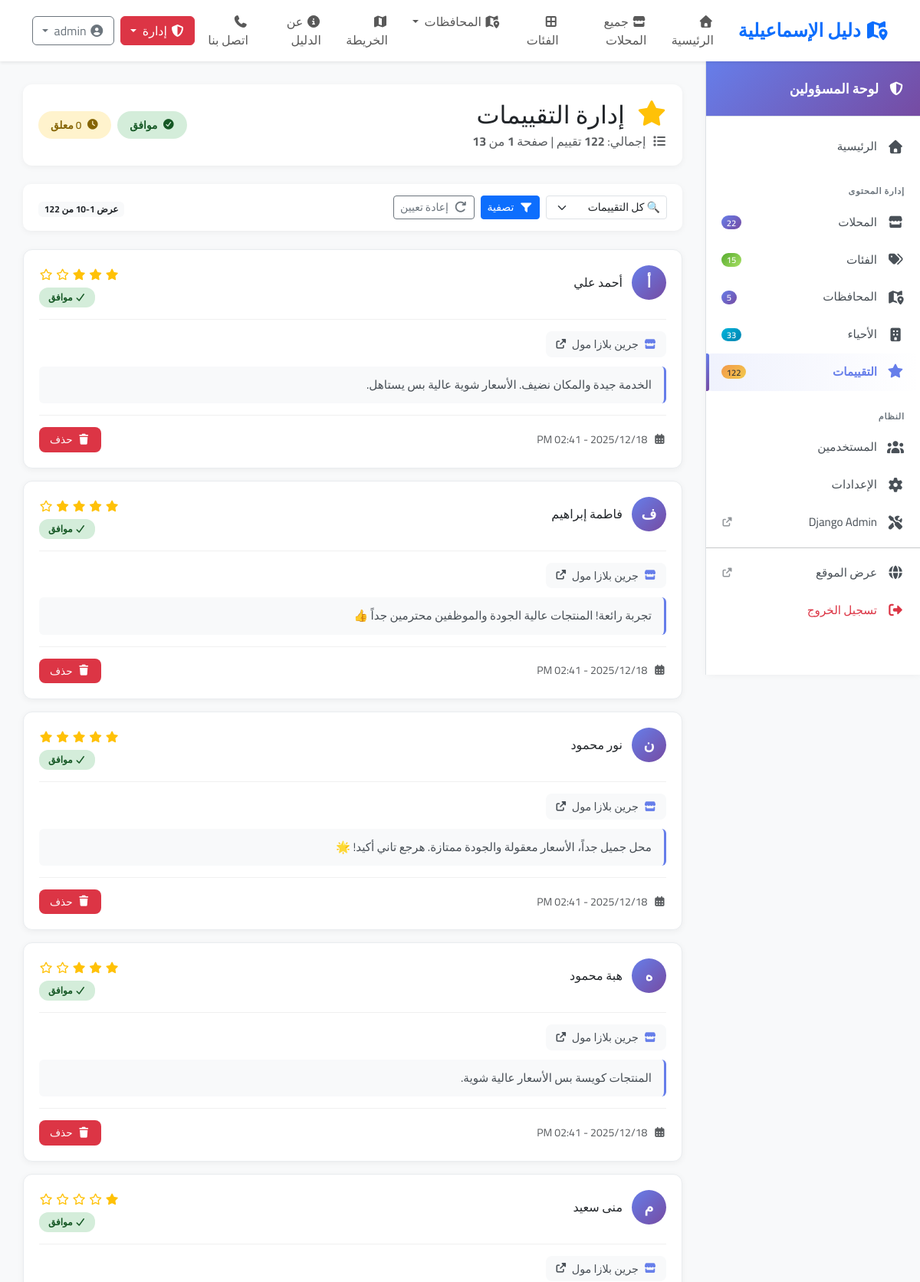
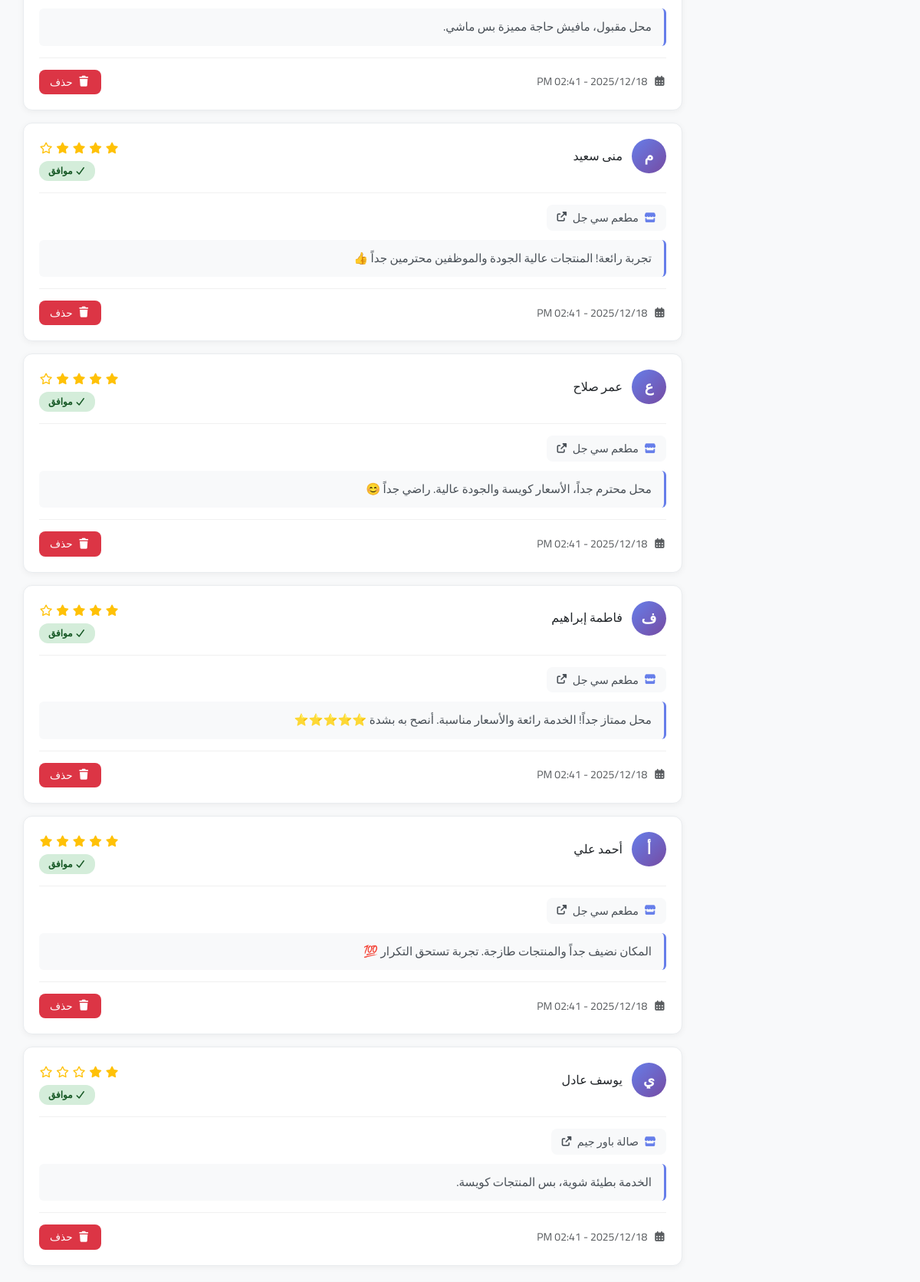
The app's page /accounts/admin/reviews/ (signed in, upper part) with its own data (2 pictures, top to bottom).
### reviews/models.py (models this page shows, shortened)
class Review(models.Model):
    business = models.ForeignKey(
        Business,
        on_delete=models.CASCADE,
        related_name='reviews',
        verbose_name='المحل'
    )
    user = models.ForeignKey(
        settings.AUTH_USER_MODEL,
        on_delete=models.CASCADE,
        default=1,
        verbose_name='المستخدم'
    )
    rating = models.IntegerField(
        default=5,
        validators=[MinValueValidator(1), MaxValueValidator(5)],
        verbose_name='التقييم'
    )
    comment = models.TextField(
        blank=True,
        verbose_name='التعليق'
    )
    is_approved = models.BooleanField(
        default=False,
        verbose_name='موافق عليه'
    )
    created_at = models.DateTimeField(
        auto_now_add=True,
        verbose_name='تاريخ الإنشاء'
    )
    updated_at = models.DateTimeField(
        auto_now=True,
        verbose_name='تاريخ التحديث'
    )
    class Meta:
        verbose_name = 'تقييم'
        verbose_name_plural = 'التقييمات'
        ordering = ['-created_at']
        unique_together = ['business', 'user']  # ← ده مهم!
        indexes = [
            models.Index(fields=['business', 'is_approved']),
            models.Index(fields=['user']),
        ]
    @property
    def reviewer_name(self):
        if self.user:
            return self.user.get_full_name() or self.user.username
        return 'مجهول'

### accounts/models.py (models this page shows, shortened)
class User(AbstractUser):
    USER_TYPE_CHOICES = (
        ('admin', 'مدير النظام'),
        ('vendor', 'صاحب محل'),
        ('customer', 'عميل'),
    )
    user_type = models.CharField(
        max_length=10,
        choices=USER_TYPE_CHOICES,
        default='customer',
        verbose_name='نوع المستخدم'
    )
    phone = models.CharField(
        max_length=15,
        blank=True,
        null=True,
        verbose_name='رقم الهاتف'
    )
    is_verified = models.BooleanField(
        default=False,
        verbose_name='تم التحقق'
    )
    class Meta:
        verbose_name = 'مستخدم'
        verbose_name_plural = 'المستخدمون'

### directory/models.py (models this page shows, shortened)
class Business(models.Model):
    phone_regex = RegexValidator(
        regex=r'^01[0-2,5]{1}[0-9]{8}$',
        message="أدخل رقم هاتف مصري صحيح (مثال: 01234567890)"
    )
    owner = models.ForeignKey(
        settings.AUTH_USER_MODEL,
        on_delete=models.CASCADE,
        related_name='businesses',
        related_query_name='business',
        verbose_name='المالك'
    )
    name = models.CharField(
        max_length=200,
        verbose_name='اسم المحل',
        db_index=True
    )
    slug = models.SlugField(
        max_length=250,
        unique=True,
        blank=True,
        allow_unicode=True,
        verbose_name='الرابط'
    )
    logo = models.ImageField(
        upload_to='businesses/logos/%Y/%m/',
        blank=True,
        null=True,
        verbose_name='اللوجو',
        help_text='يُفضل صورة مربعة 500x500 بكسل'
    )
    category = models.ForeignKey(
        Category,
        on_delete=models.PROTECT,
        related_name='businesses',
        related_query_name='business',
        verbose_name='الفئة'
    )
    district = models.ForeignKey(
        District,
        on_delete=models.PROTECT,
        related_name='businesses',
        related_query_name='business',
        verbose_name='الحي'
    )
    phone = models.CharField(
        max_length=15,
        validators=[phone_regex],
        verbose_name='رقم الهاتف',
        help_text='مثال: 01234567890'
    )
    whatsapp = models.CharField(
        max_length=15,
        blank=True,
        validators=[phone_regex],
        verbose_name='واتساب',
        help_text='رقم واتساب (اختياري)'
    )
    email = models.EmailField(
        blank=True,
        verbose_name='البريد الإلكتروني'
    )
    website = models.URLField(
        blank=True,
        verbose_name='الموقع الإلكتروني',
        help_text='رابط الموقع الإلكتروني للمحل (اختياري)'
    )
    facebook = models.URLField(
        blank=True,
        verbose_name='فيسبوك',
        help_text='رابط صفحة الفيسبوك (اختياري)'
    )
    instagram = models.URLField(
        blank=True,
        verbose_name='إنستجرام',
        help_text='رابط حساب الإنستجرام (اختياري)'
    )
    twitter = models.URLField(
        blank=True,
        verbose_name='تويتر',
        help_text='رابط حساب تويتر (اختياري)'
    )
    address = models.TextField(
        verbose_name='العنوان',
        help_text='العنوان التفصيلي للمحل'
    )
    location_url = models.URLField(
        blank=True,
        verbose_name='رابط الموقع (Google Maps)',
        help_text='رابط موقع المحل على خرائط جوجل (اختياري)'
    )
    latitude = models.DecimalField(
        max_digits=9,
        decimal_places=6,
        null=True,
        blank=True,
        verbose_name='خط العرض',
        help_text='يتم تحديده تلقائياً من الخريطة'
    )
    longitude = models.DecimalField(
        max_digits=9,
        decimal_places=6,
        null=True,
        blank=True,
        verbose_name='خط الطول',
        help_text='يتم تحديده تلقائياً من الخريطة'
    )
    description = models.TextField(
        verbose_name='الوصف',
        help_text='وصف تفصيلي عن المحل والخدمات المقدمة'
    )
    working_hours = models.TextField(
        blank=True,
        verbose_name='ساعات العمل',
        help_text='مثال: السبت-الخميس: 9 صباحاً - 10 مساءً | الجمعة: 2 مساءً - 10 مساءً'
    )
    view_count = models.PositiveIntegerField(
        default=0,
        verbose_name='عدد المشاهدات',
        editable=False
    )
    is_active = models.BooleanField(
        default=False,
        verbose_name='نشط',
        help_text='تفعيل/إيقاف ظهور المحل في الموقع'
    )
    is_verified = models.BooleanField(
        default=False,
        verbose_name='موثّق',
        help_text='تم التحقق من صحة المحل'
    )
    is_featured = models.BooleanField(
        default=False,
        verbose_name='مميز',
        help_text='عرض المحل في قسم المحلات المميزة'
    )
    created_at = models.DateTimeField(
        auto_now_add=True,
        verbose_name='تاريخ الإضافة'
    )
    updated_at = models.DateTimeField(
        auto_now=True,
        verbose_name='تاريخ التحديث'
    )
    logo = models.ImageField(
        upload_to='businesses/logos/%Y/%m/',
        blank=True,
        null=True,
        verbose_name='اللوجو',
        help_text='يُفضل صورة مربعة 500x500 بكسل'
    )
    cover_image = models.ImageField(
        upload_to='businesses/covers/%Y/%m/',
        blank=True,
        null=True,
        verbose_name='صورة الغلاف',
        help_text='صورة عريضة للعرض في البطاقة والبانر (يُفضل 1200x400 بكسل)'
    )
    class Meta:
        verbose_name = 'محل'
        verbose_name_plural = 'المحلات'
        ordering = ['-created_at']
        indexes = [
            models.Index(fields=['slug']),
            models.Index(fields=['is_active', 'is_verified']),
            models.Index(fields=['category', 'is_active']),
            models.Index(fields=['district', 'is_active']),
            models.Index(fields=['-view_count']),
            models.Index(fields=['is_featured']),
            models.Index(fields=['owner', 'is_active']),
        ]
        constraints = [
            models.CheckConstraint(
                condition=models.Q(latitude__gte=-90, latitude__lte=90) | models.Q(latitude__isnull=True),
                name='valid_latitude',
                violation_error_message='خط العرض يجب أن يكون بين -90 و 90'
            ),
            models.CheckConstraint(
                condition=models.Q(longitude__gte=-180, longitude__lte=180) | models.Q(longitude__isnull=True),
                name='valid_longitude',
                violation_error_message='خط الطول يجب أن يكون بين -180 و 180'
            ),
        ]

### accounts/views/admin_views.py (the view)
# urls.py: path('admin/reviews/', views.manage_reviews, name='manage_reviews'),
@login_required
@user_passes_test(is_staff_or_superuser)
def manage_reviews(request):
    reviews = Review.objects.select_related(
        'business', 'user'
    ).order_by('-created_at')
    status = request.GET.get('status')
    if status == 'pending':
        reviews = reviews.filter(is_approved=False)
    elif status == 'verified':
        reviews = reviews.filter(is_approved=True)
    paginator = Paginator(reviews, 10)
    page_number = request.GET.get('page')
    reviews_page = paginator.get_page(page_number)
    context = {
        'reviews': reviews_page,
        'total_count': paginator.count,
        'pending_count': Review.objects.filter(is_approved=False).count(),
        'current_status': status,
    }
    return render(request, 'accounts/manage_reviews.html', context)

### templates/accounts/manage_reviews.html (shortened to what this page needs)
{% extends 'base.html' %}
{% load static %}
{% block content %}
<div class="dashboard-wrapper">
    {% include 'includes/admin_sidebar.html' %}
    <main class="dashboard-main">
        <div class="page-header mb-4">
            <div class="d-flex justify-content-between align-items-center">
                <div>
                    <h2 class="mb-1">
                        <i class="fas fa-star text-warning me-2"></i>
                        إدارة التقييمات
                    </h2>
                    <p class="text-muted mb-0">
                        <i class="fas fa-list me-1"></i>
                        إجمالي: <strong>{{ total_count }}</strong> تقييم
                        {% if reviews.paginator.num_pages > 1 %}
                        | صفحة <strong>{{ reviews.number }}</strong> من <strong>{{ reviews.paginator.num_pages }}</strong>
                        {% endif %}
                    </p>
                </div>
                <div class="d-flex gap-2">
                    <div class="stat-badge stat-badge-success">
                        <i class="fas fa-check-circle"></i>
                        <span>{{ total_count|add:pending_count|add:"-"|stringformat:"d" }} موافق</span>
                    </div>
                    <div class="stat-badge stat-badge-warning">
                        <i class="fas fa-clock"></i>
                        <span>{{ pending_count }} معلق</span>
                    </div>
                </div>
            </div>
        </div>
        <div class="filters-card mb-4">
            <form method="GET" class="row g-2 align-items-center">
                <div class="col-auto">
                    <select name="status" class="form-select form-select-sm">
                        <option value="">🔍 كل التقييمات</option>
                    </select>
                </div>
                <div class="col-auto">
                    <button type="submit" class="btn btn-primary btn-sm">
                        <i class="fas fa-filter me-1"></i> تصفية
                    </button>
                </div>
                <div class="col-auto">
                    <a href="{% url 'manage_reviews' %}" class="btn btn-outline-secondary btn-sm">
                        <i class="fas fa-redo me-1"></i> إعادة تعيين
                    </a>
                </div>
                <div class="col-auto ms-auto">
                    <span class="badge bg-light text-dark">
                        عرض {{ reviews.start_index }}-{{ reviews.end_index }} من {{ total_count }}
                    </span>
                </div>
            </form>
        </div>
        <div class="reviews-container">
            {% for review in reviews %}
            <div class="review-item">
                <div class="review-header">
                    <div class="reviewer-info">
                        <div class="avatar-circle">
                            {{ review.reviewer_name|slice:":1"|upper }}
                        </div>
                        <div>
                            <h6 class="mb-0">{{ review.reviewer_name }}</h6>
                        </div>
                    </div>
                    <div class="review-meta">
                        <div class="rating-compact mb-1">
                            {% for i in "12345" %}
                                {% if forloop.counter <= review.rating %}
                                <i class="fas fa-star"></i>
                                {% else %}
                                <i class="far fa-star"></i>
                                {% endif %}
                            {% endfor %}
                        </div>
                        {% if review.is_approved %}
                        <span class="status-badge status-verified">
                            <i class="fas fa-check"></i> موافق
                        </span>
                        {% else %}
                        <span class="status-badge status-pending">
                            <i class="fas fa-clock"></i> معلق
                        </span>
                        {% endif %}
                    </div>
                </div>
                <div class="business-link">
                    <a href="{% url 'business_detail' review.business.slug %}" target="_blank">
                        <i class="fas fa-store"></i>
                        {{ review.business.name }}
                        <i class="fas fa-external-link-alt small"></i>
                    </a>
                </div>
                <div class="review-comment">
                    {{ review.comment }}
                </div>
                <div class="review-footer">
                    <small class="text-muted">
                        <i class="fas fa-calendar-alt me-1"></i>
                        {{ review.created_at|date:"Y/m/d - h:i A" }}
                    </small>
                    <div class="action-buttons">
                        <a href="{% url 'delete_review' review.pk %}"
                           class="btn-action btn-delete"
                           onclick="return confirm('هل أنت متأكد من حذف هذا التقييم؟')"
                           title="حذف">
                            <i class="fas fa-trash"></i>
                            <span>حذف</span>
                        </a>
                    </div>
                </div>
            </div>
            {% empty %}
            <div class="empty-state">
                <i class="fas fa-star"></i>
                <h5>لا توجد تقييمات</h5>
                <p>سيتم عرض التقييمات هنا عندما يضيفها المستخدمون</p>
            </div>
            {% endfor %}
        </div>
    </main>
</div>
{% endblock %}

### records on screen
Review: reviewer_name "أ", reviewer_name "أحمد علي", rating 3 (drawn), is_approved True (drawn), business.name "جرين بلازا مول", comment "الخدمة جيدة والمكان نضيف. الأسعار شوية عالية بس يستاهل.", created_at "2025/12/18 - 02:41 PM"
Review: reviewer_name "ف", reviewer_name "فاطمة إبراهيم", rating 4 (drawn), is_approved True (drawn), business.name "جرين بلازا مول", comment "تجربة رائعة! المنتجات عالية الجودة والموظفين محترمين جداً 👍", created_at "2025/12/18 - 02:41 PM"
Review: reviewer_name "ن", reviewer_name "نور محمود", rating 5 (drawn), is_approved True (drawn), business.name "جرين بلازا مول", comment "محل جميل جداً، الأسعار معقولة والجودة ممتازة. هرجع تاني أكيد! 🌟", created_at "2025/12/18 - 02:41 PM"
Review: reviewer_name "ه", reviewer_name "هبة محمود", rating 3 (drawn), is_approved True (drawn), business.name "جرين بلازا مول", comment "المنتجات كويسة بس الأسعار عالية شوية.", created_at "2025/12/18 - 02:41 PM"
Review: reviewer_name "م", reviewer_name "منى سعيد", rating 1 (drawn), is_approved True (drawn), business.name "جرين بلازا مول", comment "محل مقبول، مافيش حاجة مميزة بس ماشي.", created_at "2025/12/18 - 02:41 PM"
Review: reviewer_name "م", reviewer_name "منى سعيد", rating 4 (drawn), is_approved True (drawn), business.name "مطعم سي جل", comment "تجربة رائعة! المنتجات عالية الجودة والموظفين محترمين جداً 👍", created_at "2025/12/18 - 02:41 PM"
Review: reviewer_name "ع", reviewer_name "عمر صلاح", rating 4 (drawn), is_approved True (drawn), business.name "مطعم سي جل", comment "محل محترم جداً، الأسعار كويسة والجودة عالية. راضي جداً 😊", created_at "2025/12/18 - 02:41 PM"
Review: reviewer_name "ف", reviewer_name "فاطمة إبراهيم", rating 4 (drawn), is_approved True (drawn), business.name "مطعم سي جل", comment "محل ممتاز جداً! الخدمة رائعة والأسعار مناسبة. أنصح به بشدة ⭐⭐⭐⭐⭐", created_at "2025/12/18 - 02:41 PM"
Review: reviewer_name "أ", reviewer_name "أحمد علي", rating 5 (drawn), is_approved True (drawn), business.name "مطعم سي جل", comment "المكان نضيف جداً والمنتجات طازجة. تجربة تستحق التكرار 💯", created_at "2025/12/18 - 02:41 PM"
Review: reviewer_name "ي", reviewer_name "يوسف عادل", rating 2 (drawn), is_approved True (drawn), business.name "صالة باور جيم", comment "الخدمة بطيئة شوية، بس المنتجات كويسة.", created_at "2025/12/18 - 02:41 PM"

### other values on screen
{{ stats.total_businesses|default:0 }} "22"
{{ stats.total_categories|default:0 }} "15"
{{ stats.total_governorates|default:0 }} "5"
{{ stats.total_districts|default:0 }} "33"
{{ stats.total_reviews|default:0 }} "122"
{{ total_count }} "122"
{{ reviews.number }} "1"
{{ reviews.paginator.num_pages }} "13"
{{ pending_count }} "0"
{{ reviews.start_index }} "1"
